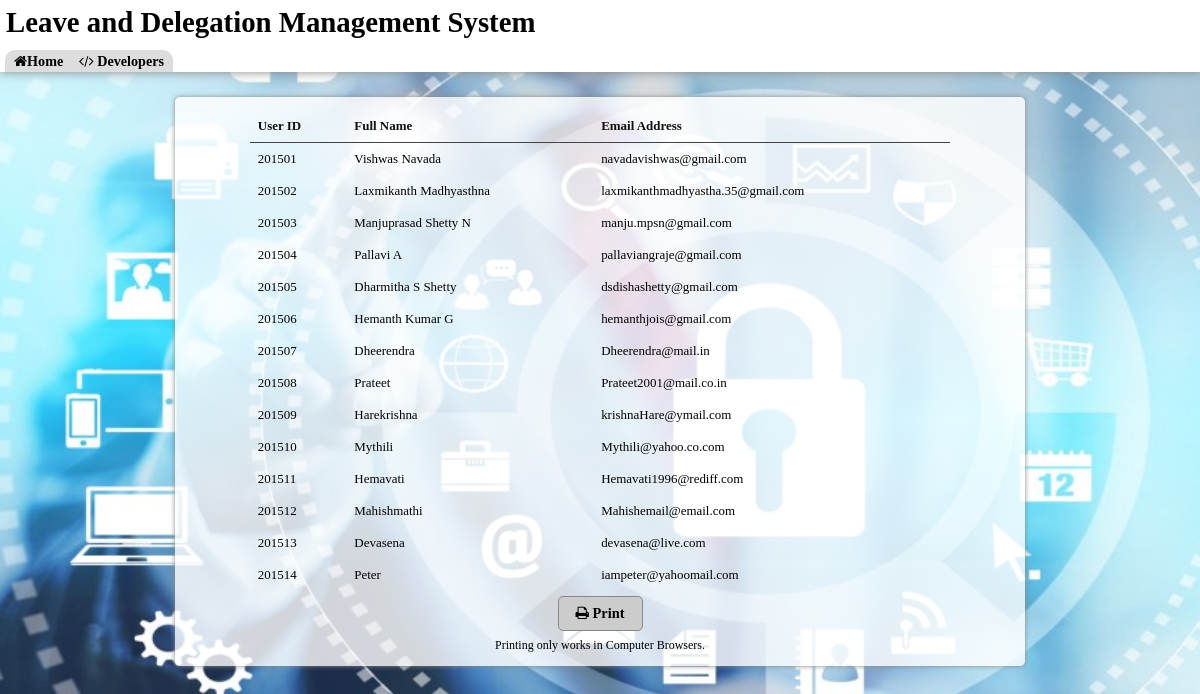
Page /userlist.php on the committed database.
### tables this page shows
CREATE TABLE IF NOT EXISTS `tuserinformations` (
  `ID` int(11) NOT NULL DEFAULT '0',
  `FullName` varchar(200) DEFAULT NULL,
  `EMailAddress` varchar(200) DEFAULT NULL
);

### userlist.php (the view, shortened to what this page needs)
<!DOCTYPE html>
<html>
<head>
	<link rel="stylesheet" type="text/css" href="style.css">
	<link rel="stylesheet" type="text/css" href="libraries/font-awesome/css/font-awesome.min.css"/>
</head>
<body>
	<header><h1>Leave and Delegation Management System</h1>
		<div class="subhead">
			<nav>
				<a href="index.php"><span class="fa fa-home"></span>Home</a>
				<a href="developers.html"><span class="fa fa-code"></span> Developers</a>
			</nav>
		</div>
	</header>
	<section style="float: none;margin:25px auto;width:65% !important;max-width: 55% !important;">
		<div class="content">
			<table class="table5">
			<tr>
				<th>User ID</th>
				<th>Full Name</th>
				<th>Email Address</th>
			</tr>
			<?php
			$sql=new mysqli("localhost",DB_USERNAME,DB_PASSWORD,DB_NAME);
			$query="select * from tuserinformations";
			if(!($sql->query($query)))
				echo $sql->error;
			else
				$c=$sql->query($query);
			while ($userlist = $c->fetch_assoc()) {
				echo "<tr><td>".$userlist["ID"]."</td><td>".$userlist["FullName"]."</td><td>".$userlist["EMailAddress"]."</td></tr>";
			}
			?>
		</table>
		<div class="buttons"><button onclick="window.print();"><strong><span class="fa fa-print"></span> Print</strong></button><br/><small>Printing only works in Computer Browsers.</small></div>
		</div>
	</section>
</body>
</html>

### style.css (style rules this page uses)
section, article, aside, header, footer, nav, figure, figcaption { display: block; overflow: hidden; }
a { text-decoration: none; color: #000; }
body { margin: 0; padding:0; height: 100%; width: 100%; font-family: verdana; font-size: .9em; background: url("images/bg.jpg") center center no-repeat fixed; background-size: cover; }
header { position: relative; display: table; max-height: 90px; height: auto; color: #000; width:100%; background: #fff; clear: both; box-shadow: 0 0 10px #888; }
h1,h2,h3,h4 { margin:0; padding: 6px; }
.subhead { display: inline-block; position: relative; width: 100%; }
nav { float: left; font-size: .98em; font-weight: bold; margin:5px; margin-bottom: -18px !important; padding: 3px; border:0; border-top-left-radius:10px; border-top-right-radius:10px; background: #ddd; height:30px; }
nav a { color: #000; margin:2px; padding: 4px; text-decoration: none; }
section { position: relative; display: table; margin:20px 10px; float: left; min-width:70%; max-width:900px; min-height: 480px; height: auto; background: rgba(255 ,255,255,.8); padding: 10px; border-radius: 5px; box-shadow: 0 0 5px #888; }
.content { height: auto; width: auto; position: relative; display: table-cell; margin: 5px; padding: 8px; text-align: left; }
table { width:100%; border:#666 1px solid ; border-radius: 5px; border-collapse: collapse; }
th { border-bottom:#444 1px solid; padding: 8px; color:#111; }
td { padding: 8px; }
.content .buttons { margin: 0 auto; width: auto; text-align: center; }
.forminputs button,button { width: 85px; height:35px; margin: 5px; padding: 5px; background: #ccc; cursor: pointer; border: #888 1px solid; border-radius: 5px; font-size: 1em; font-family: verdana; }
.table1, .table2, .table3, .table4, .table5 { margin: 0 auto; position: relative; width:85%; border: none; border-collapse: collapse; text-align: left; font-size: .9em; }
@media only screen and (min-width: 1025px) { section { margin:20px 10px; padding:5px; } }

### rows in the picture
tuserinformations: ID "201501", FullName "Vishwas Navada", EMailAddress "navadavishwas@gmail.com"
tuserinformations: ID "201502", FullName "Laxmikanth Madhyasthna", EMailAddress "laxmikanthmadhyastha.35@gmail.com"
tuserinformations: ID "201503", FullName "Manjuprasad Shetty N", EMailAddress "manju.mpsn@gmail.com"
tuserinformations: ID "201504", FullName "Pallavi A", EMailAddress "pallaviangraje@gmail.com"
tuserinformations: ID "201505", FullName "Dharmitha S Shetty", EMailAddress "dsdishashetty@gmail.com"
tuserinformations: ID "201506", FullName "Hemanth Kumar G", EMailAddress "hemanthjois@gmail.com"
tuserinformations: ID "201507", FullName "Dheerendra", EMailAddress "Dheerendra@mail.in"
tuserinformations: ID "201508", FullName "Prateet", EMailAddress "Prateet2001@mail.co.in"
tuserinformations: ID "201509", FullName "Harekrishna", EMailAddress "krishnaHare@ymail.com"
tuserinformations: ID "201510", FullName "Mythili", EMailAddress "Mythili@yahoo.co.com"
tuserinformations: ID "201511", FullName "Hemavati", EMailAddress "Hemavati1996@rediff.com"
tuserinformations: ID "201512", FullName "Mahishmathi", EMailAddress "Mahishemail@email.com"
tuserinformations: ID "201513", FullName "Devasena", EMailAddress "devasena@live.com"
tuserinformations: ID "201514", FullName "Peter", EMailAddress "iampeter@yahoomail.com"
